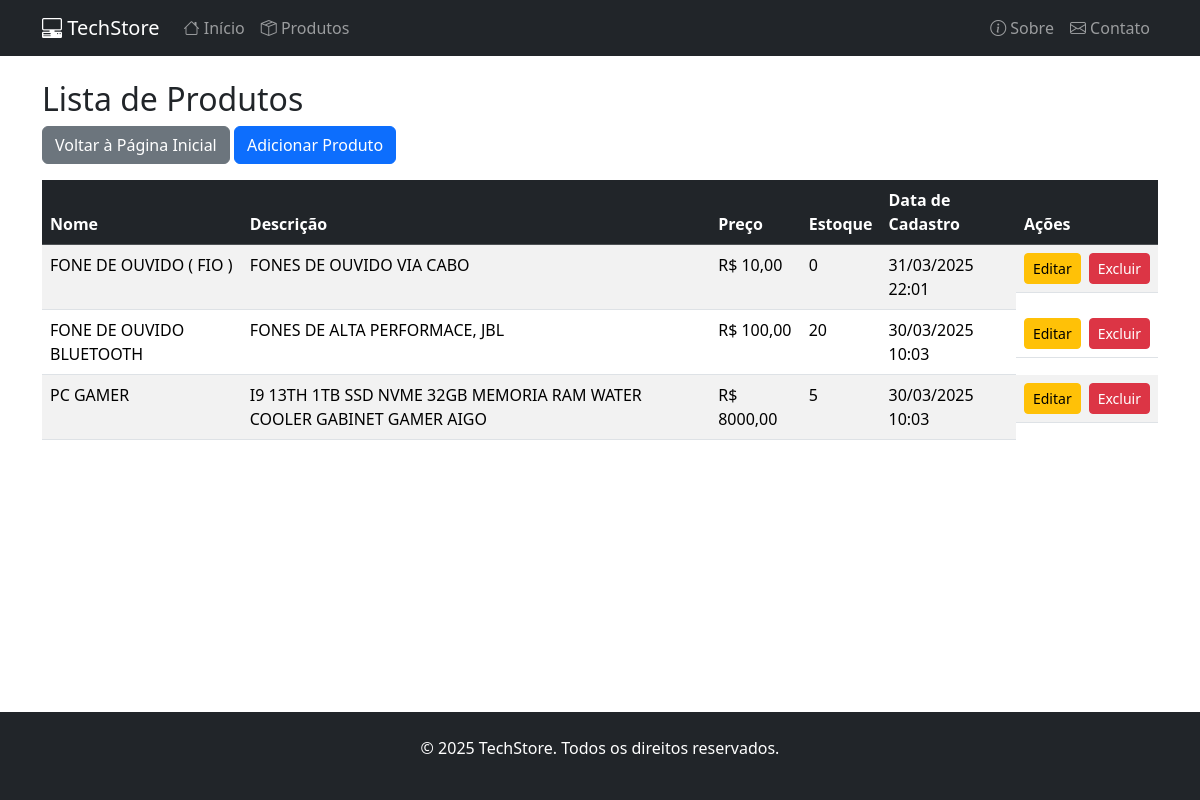
/produtos/, run on the app's committed database.
### portal/models.py (models this page shows, shortened)
class Produto(models.Model):
    nome = models.CharField(max_length=200)
    descricao = models.TextField()
    preco = models.DecimalField(max_digits=10, decimal_places=2)
    quantidade_estoque = models.PositiveIntegerField(default=0)
    data_cadastro = models.DateTimeField(auto_now_add=True)
    vendas = models.PositiveIntegerField(default=0)

### portal/views.py (the view)
# urls.py: path('produtos/', listar_produtos, name='listar_produtos'),
def listar_produtos(request):
    produtos = Produto.objects.all().order_by('nome')
    return render(request, 'portal/listar_produtos.html', {'produtos': produtos})

### portal/template/portal/listar_produtos.html (shortened to what this page needs)
{% extends 'portal/base.html' %}
{% block content %}
<h2>Lista de Produtos</h2>
    <a href="{% url 'home' %}" class="btn btn-secondary mb-3">Voltar à Página Inicial</a>
    <a href="{% url 'criar_produto' %}" class="btn btn-primary mb-3">Adicionar Produto</a>
<table class="table table-striped table-hover">
    <thead class="table-dark">
        <tr>
            <th>Nome</th>
            <th>Descrição</th>
            <th>Preço</th>
            <th>Estoque</th>
            <th>Data de Cadastro</th>
            <th>Ações</th>
        </tr>
    </thead>
    <tbody>
        {% for produto in produtos %}
        <tr>
            <td>{{ produto.nome }}</td>
            <td>{{ produto.descricao }}</td>
            <td>R$ {{ produto.preco|floatformat:2 }}</td>
            <td>{{ produto.quantidade_estoque }}</td>
             <td>{{ produto.data_cadastro|date:"d/m/Y H:i" }}</td>
            <td class="d-flex gap-2">
                <a href="{% url 'editar_produto' produto.id %}" class="btn btn-warning btn-sm">Editar</a>
                <a href="{% url 'excluir_produto' produto.id %}" class="btn btn-danger btn-sm">Excluir</a>
            </td>
        </tr>
        {% empty %}
        <tr>
            <td colspan="5" class="text-center">Nenhum produto cadastrado.</td>
        </tr>
        {% endfor %}
    </tbody>
</table>
{% endblock %}

### portal/template/portal/base.html (shortened to what this page needs)
<!DOCTYPE html>
<html lang="pt-br">
<head>
    <link href="https://cdn.jsdelivr.net/npm/bootstrap@5.3.3/dist/css/bootstrap.min.css" rel="stylesheet">
    <link rel="stylesheet" href="https://cdn.jsdelivr.net/npm/bootstrap-icons@1.11.1/font/bootstrap-icons.css">
    {% load static %}
    <link rel="stylesheet" href="{% static 'portal/css/estilos.css' %}">
</head>
<body>
    <nav class="navbar navbar-expand-lg navbar-dark bg-dark">
        <div class="container">
            <a class="navbar-brand" href="{% url 'home' %}">
                <i class="bi bi-pc-display-horizontal"></i> TechStore
            </a>
            <div class="collapse navbar-collapse" id="navbarNav">
                <ul class="navbar-nav me-auto">
                    <li class="nav-item">
                        <a class="nav-link" href="{% url 'home' %}">
                            <i class="bi bi-house"></i> Início
                        </a>
                    </li>
                    <li class="nav-item">
                        <a class="nav-link" href="{% url 'listar_produtos' %}">
                            <i class="bi bi-box-seam"></i> Produtos
                        </a>
                    </li>
                </ul>
                <ul class="navbar-nav">
                    <li class="nav-item">
                        <a class="nav-link" href="{% url 'sobre' %}">
                            <i class="bi bi-info-circle"></i> Sobre
                        </a>
                    </li>
                    <li class="nav-item">
                        <a class="nav-link" href="{% url 'contato' %}">
                            <i class="bi bi-envelope"></i> Contato
                        </a>
                    </li>
                </ul>
            </div>
        </div>
    </nav>
    <main class="container my-4 main-content">
        {% block content %}{% endblock %}
    </main>
    <footer class="bg-dark text-white py-4 footer">
        <div class="container text-center">
            <p>&copy; {% now "Y" %} TechStore. Todos os direitos reservados.</p>
        </div>
    </footer>
</body>
</html>

### portal/template/portal/base.html (style rules this page uses)
html, body { height: 100%; display: flex; flex-direction: column; }
.main-content { flex: 1; }
.footer { text-align: center; padding: 10px; background: #f8f9fa; width: 100%; }

### data on the page
Produto: nome "FONE DE OUVIDO ( FIO )", descricao "FONES DE OUVIDO VIA CABO", preco "10,00", quantidade_estoque "0", data_cadastro "31/03/2025 22:01"
Produto: nome "FONE DE OUVIDO BLUETOOTH", descricao "FONES DE ALTA PERFORMACE, JBL", preco "100,00", quantidade_estoque "20", data_cadastro "30/03/2025 10:03"
Produto: nome "PC GAMER", descricao "I9 13TH 1TB SSD NVME 32GB MEMORIA RAM WATER COOLER GABINET GAMER AIGO", preco "8000,00", quantidade_estoque "5", data_cadastro "30/03/2025 10:03"
